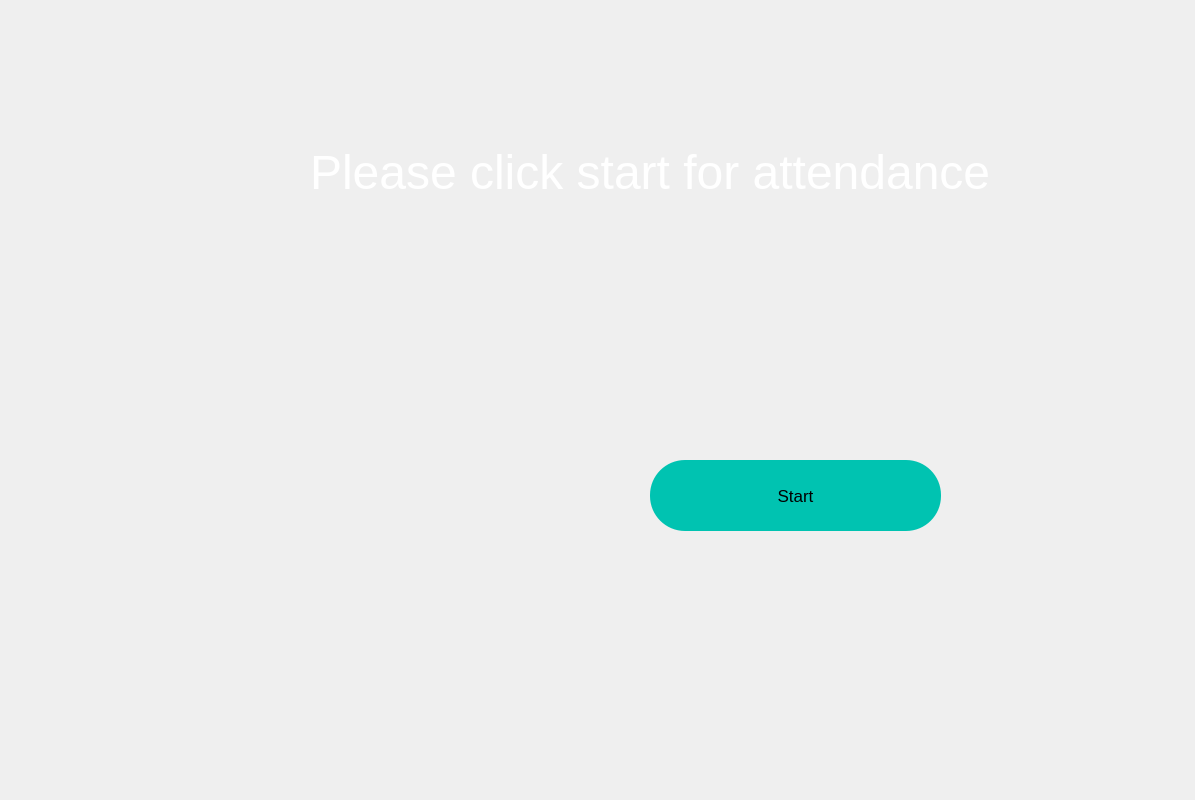
<?xml version="1.0" encoding="UTF-8"?>
<ui version="4.0">
 <class>Dialog</class>
 <widget class="QDialog" name="Dialog">
  <property name="geometry">
   <rect>
    <x>0</x>
    <y>0</y>
    <width>1195</width>
    <height>800</height>
   </rect>
  </property>
  <property name="maximumSize">
   <size>
    <width>1200</width>
    <height>800</height>
   </size>
  </property>
  <property name="windowTitle">
   <string>Face Recognition Time Attendance App</string>
  </property>
  <property name="windowIcon">
   <iconset>
    <normaloff>../../../../6th sem projects/Semester Project/logo.jpg</normaloff>../../../../6th sem projects/Semester Project/logo.jpg</iconset>
  </property>
  <property name="sizeGripEnabled">
   <bool>false</bool>
  </property>
  <widget class="QWidget" name="verticalLayoutWidget">
   <property name="geometry">
    <rect>
     <x>180</x>
     <y>120</y>
     <width>2</width>
     <height>2</height>
    </rect>
   </property>
   <layout class="QVBoxLayout" name="verticalLayout"/>
  </widget>
  <widget class="QWidget" name="layoutWidget">
   <property name="geometry">
    <rect>
     <x>310</x>
     <y>130</y>
     <width>938</width>
     <height>84</height>
    </rect>
   </property>
   <layout class="QHBoxLayout" name="horizontalLayout">
    <item>
     <widget class="QLabel" name="filelabel">
      <property name="maximumSize">
       <size>
        <width>16777215</width>
        <height>16777215</height>
       </size>
      </property>
      <property name="font">
       <font>
        <family>MS Shell Dlg 2</family>
        <pointsize>36</pointsize>
        <weight>50</weight>
        <italic>false</italic>
        <bold>false</bold>
       </font>
      </property>
      <property name="acceptDrops">
       <bool>false</bool>
      </property>
      <property name="styleSheet">
       <string notr="true">font: 36pt &quot;MS Shell Dlg 2&quot;;
color: white;</string>
      </property>
      <property name="text">
       <string>Please click start for attendance</string>
      </property>
     </widget>
    </item>
   </layout>
  </widget>
  <widget class="QPushButton" name="runButton">
   <property name="geometry">
    <rect>
     <x>650</x>
     <y>460</y>
     <width>291</width>
     <height>71</height>
    </rect>
   </property>
   <property name="font">
    <font>
     <family>Arial</family>
     <pointsize>13</pointsize>
    </font>
   </property>
   <property name="cursor">
    <cursorShape>OpenHandCursor</cursorShape>
   </property>
   <property name="styleSheet">
    <string notr="true">QPushButton
{
color:black;
background-color:#00C3B1;
padding: 15px 0;
border-radius: 35px;
}
QPushButton:hover
{
background: #002E29;
color: #00F0D8;
}</string>
   </property>
   <property name="text">
    <string>Start</string>
   </property>
  </widget>
  <widget class="QLabel" name="label">
   <property name="geometry">
    <rect>
     <x>0</x>
     <y>0</y>
     <width>1201</width>
     <height>801</height>
    </rect>
   </property>
   <property name="cursor">
    <cursorShape>OpenHandCursor</cursorShape>
   </property>
   <property name="mouseTracking">
    <bool>false</bool>
   </property>
   <property name="styleSheet">
    <string notr="true"/>
   </property>
   <property name="text">
    <string/>
   </property>
   <property name="pixmap">
    <pixmap>bg.jpg</pixmap>
   </property>
  </widget>
  <widget class="QLabel" name="label_2">
   <property name="geometry">
    <rect>
     <x>10</x>
     <y>100</y>
     <width>651</width>
     <height>651</height>
    </rect>
   </property>
   <property name="styleSheet">
    <string notr="true">background-image: url(:/newPrefix/face.png);</string>
   </property>
   <property name="text">
    <string/>
   </property>
   <property name="pixmap">
    <pixmap>face.png</pixmap>
   </property>
  </widget>
  <zorder>label</zorder>
  <zorder>verticalLayoutWidget</zorder>
  <zorder>layoutWidget</zorder>
  <zorder>runButton</zorder>
  <zorder>label_2</zorder>
 </widget>
 <resources/>
 <connections/>
</ui>
